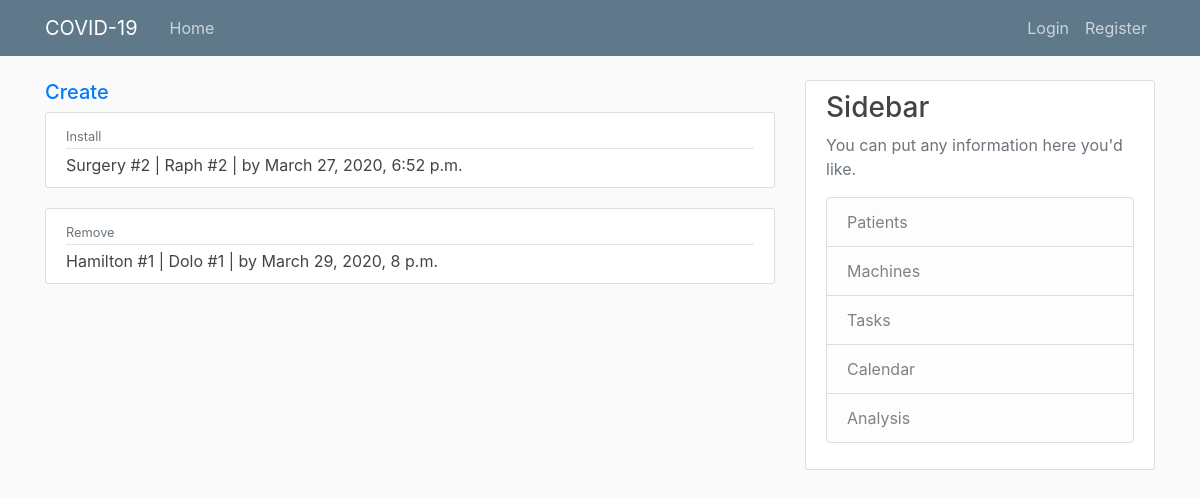
Page /manager/tasks/ on the committed database.
### manager/models.py (models this page shows, shortened)
class AssignmetTask(models.Model):
    date = models.DateTimeField('Task by:', default=timezone.now)
    bool_completed = models.BooleanField(default=False)
    patient = models.ForeignKey(Patient, on_delete=models.CASCADE, related_name='machine_assignments')
    machine = models.ForeignKey(Machine, on_delete=models.CASCADE, related_name='machine_assignments')
    start_date = models.DateTimeField('initial date:', default=timezone.now)
    end_date = models.DateTimeField('end date:', default=timezone.now)
    bool_install = models.BooleanField('installed', default=False)

class Machine(models.Model):
    model = models.ForeignKey(MachineType, on_delete=models.CASCADE)
    location = models.CharField(max_length=100)
    description = models.TextField(blank=True)
    patient_pk = models.IntegerField(default=0)
    def __str__(self):
    	return self.model.name + ' #' + str(self.pk)

class MachineType(models.Model):
    name = models.CharField(max_length=100)
    description = models.TextField(blank=True)

class Patient(models.Model):
    name = models.CharField(max_length=100)
    SEVERITY = (
    	(0, 'Healed'),
        (1, 'Low'),
    	(2, 'Moderate'),
    	(3, 'Medium'),
    	(4, 'High'),
    	(5, 'Very High'),
    	(6, 'Dead'),
    )
    severity = models.IntegerField(default=1, choices=SEVERITY)
    admission_date = models.DateTimeField('Admission date: ', default=timezone.now)
    description = models.TextField(blank=True)
    machine_pk = models.IntegerField(default=0)
    history_severity_x = models.TextField(blank=True)
    history_severity_y = models.TextField(blank=True)
    history_machine_x = models.TextField(blank=True)
    history_machine_y = models.TextField(blank=True)
    def __str__(self):
    	return self.name + ' #' + str(self.pk)

### manager/views.py (the view)
# urls.py: path('tasks/', views.tasks, name='tasks'),
def tasks(request):
    return render(request, 'tasks.html', {'assignment_tasks': AssignmetTask.objects.filter(bool_completed=False).order_by('date')})

### manager/templates/tasks.html
{% extends "base.html" %}
{% block content %}
  <h5><a href="{% url 'assignment_task-create' %}">Create</a></h5>
  {% for assignment_task in assignment_tasks %}
      <article class="media content-section">
        <div class="media-body">
          <div class="article-metadata">
            {% if assignment_task.bool_completed == 1 %}
              <small class="text-muted"">Completed</small>
            {% else %}
              {% if assignment_task.bool_install == 0 %}
                <small class="text-muted">Install</small>
              {% else %}
                <small class="text-muted">Remove</small>
              {% endif %}
            {% endif %}
          </div>
          <a class="article-title" href="{% url 'assignment_task' assignment_task.pk %}">{{ assignment_task.machine }} | {{ assignment_task.patient }} | by {{ assignment_task.date }}</a>
        </div>
      </article>
  {% endfor %}
{% endblock content %}

### manager/static/main.css (style rules this page uses)
body { background: #fafafa; color: #333333; margin-top: 5rem; }
h1, h2, h3, h4, h5, h6 { color: #444444; }
.content-section { background: #ffffff; padding: 10px 20px; border: 1px solid #dddddd; border-radius: 3px; margin-bottom: 20px; }
.article-title { color: #444444; }
.article-metadata { padding-bottom: 1px; margin-bottom: 4px; border-bottom: 1px solid #e3e3e3 }

### rows in the picture
AssignmetTask: bool_completed "Install", machine "Surgery #2", patient "Raph #2", date "March 27, 2020, 6:52 p.m."
AssignmetTask: bool_completed "Remove", machine "Hamilton #1", patient "Dolo #1", date "March 29, 2020, 8 p.m."
